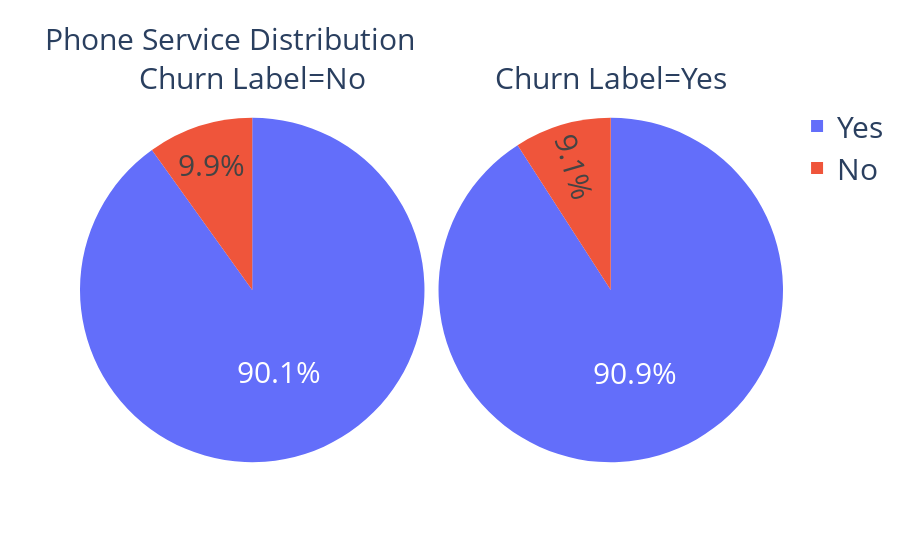

Write notebook code for a chart like this one.
### Code cell
g_ps = df.groupby(['Phone Service','Churn Label'])['Churn Value'].count().reset_index()
fig1 = px.pie(g_ps, values='Churn Value', names='Phone Service', facet_col='Churn Label', title='Phone Service Distribution')

fig1.update_layout(
    title_font=dict(size=30),
    legend_font=dict(size=30),
    font=dict(size=30)
)
fig1.update_traces(textfont_size=30)
fig1.show()

### Figure 1 — Plotly figure (JSON) as saved in the notebook; plotly's stock layout.template omitted (floating-point values rounded to 4 significant figures)
{"data": [{"domain": {"x": [0, 0.49], "y": [0, 1]}, "hovertemplate": "Churn Label=No<br>Phone Service=%{label}<br>Churn Value=%{value}<extra></extra>", "labels": ["No", "Yes"], "legendgroup": "", "name": "", "showlegend": true, "textfont": {"size": 30}, "type": "pie", "values": [512, 4662]}, {"domain": {"x": [0.51, 1], "y": [0, 1]}, "hovertemplate": "Churn Label=Yes<br>Phone Service=%{label}<br>Churn Value=%{value}<extra></extra>", "labels": ["No", "Yes"], "legendgroup": "", "name": "", "showlegend": true, "textfont": {"size": 30}, "type": "pie", "values": [170, 1699]}], "layout": {"annotations": [{"font": {}, "showarrow": false, "text": "Churn Label=No", "x": 0.245, "xanchor": "center", "xref": "paper", "y": 1, "yanchor": "bottom", "yref": "paper"}, {"font": {}, "showarrow": false, "text": "Churn Label=Yes", "x": 0.755, "xanchor": "center", "xref": "paper", "y": 1, "yanchor": "bottom", "yref": "paper"}], "font": {"size": 30}, "legend": {"font": {"size": 30}, "tracegroupgap": 0}, "title": {"font": {"size": 30}, "text": "Phone Service Distribution"}}}
